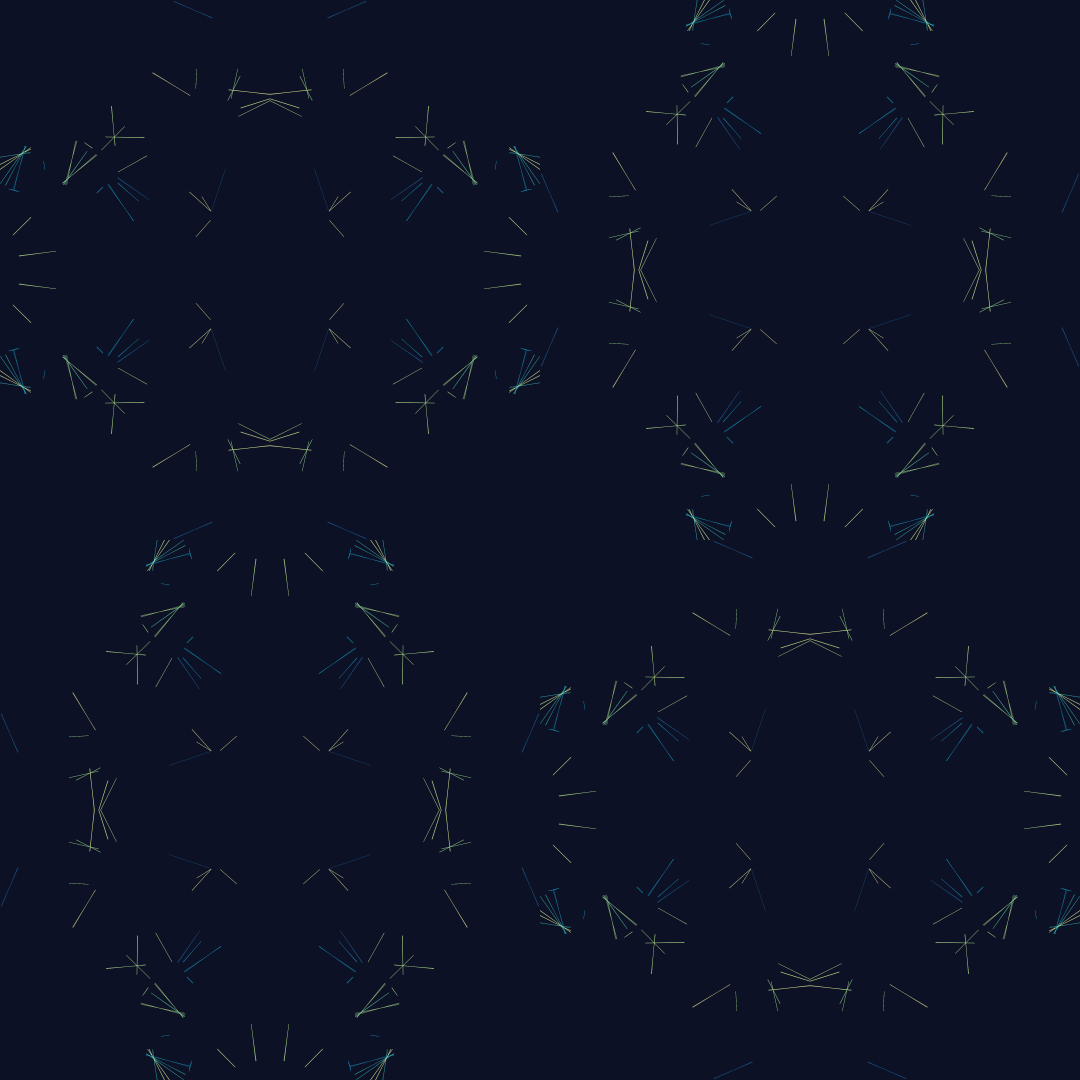
Frame 1 (no input)
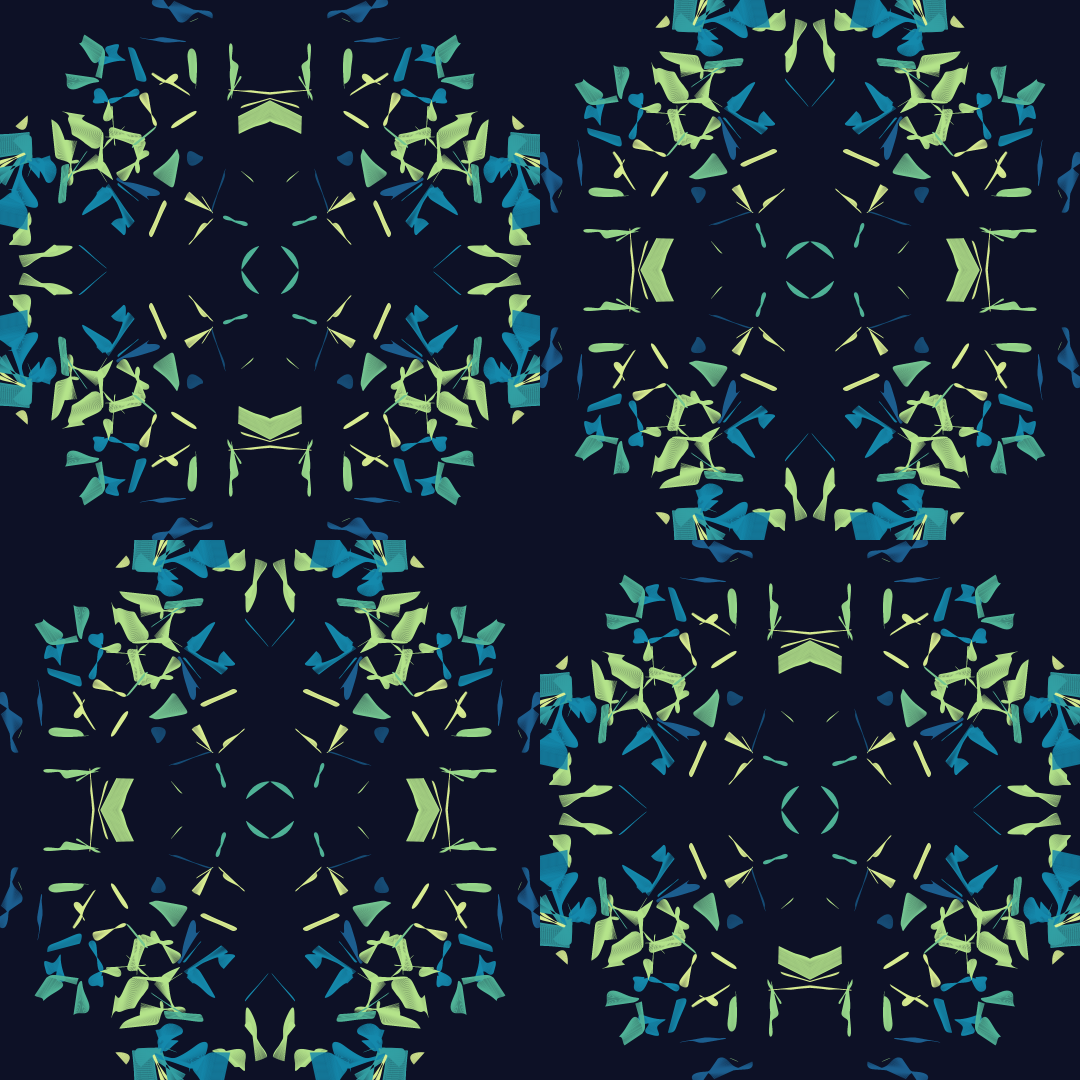
Frame 60 (no input)
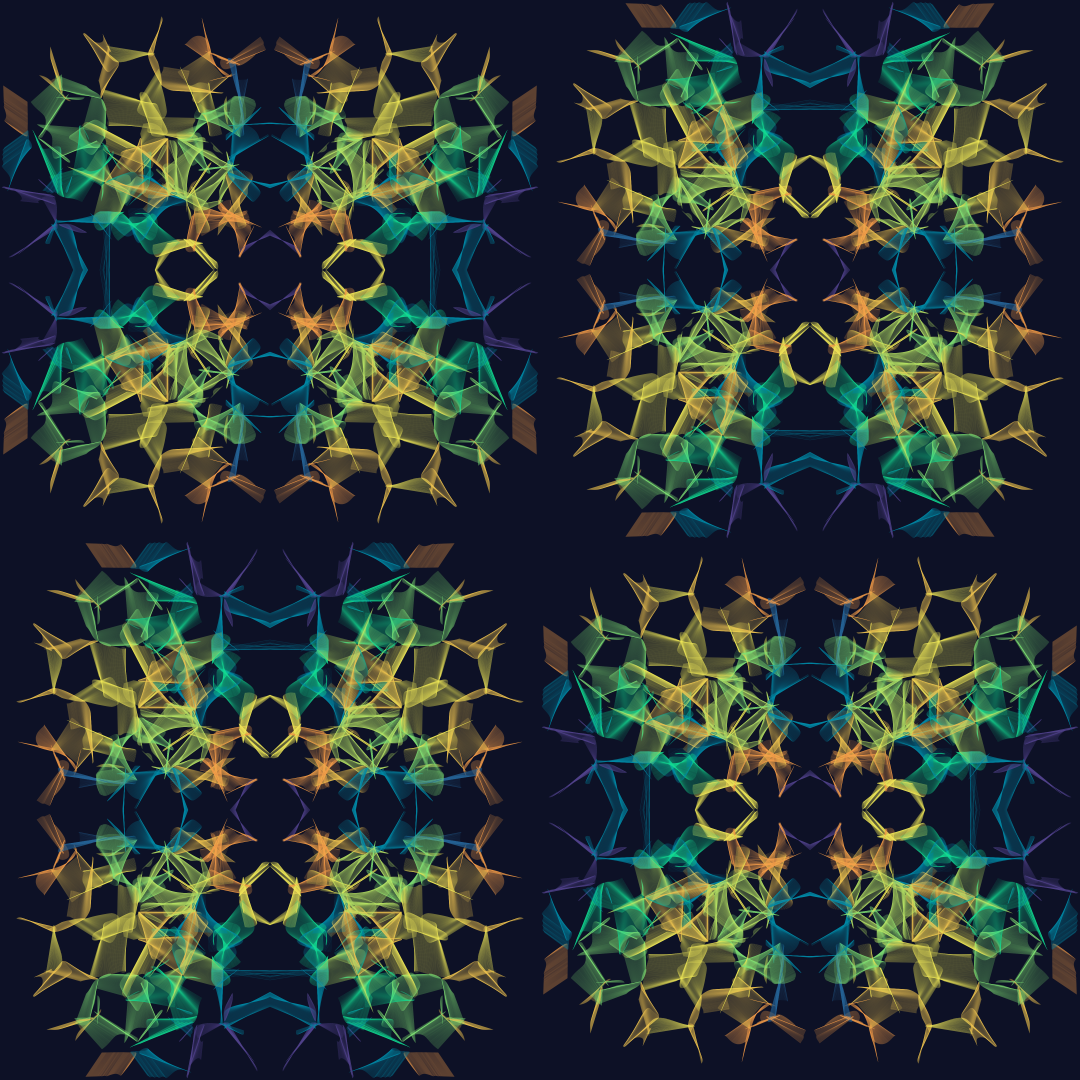
Frame 120 (the mouse pressed at the canvas centre since frame 60)

The p5.js sketch that drew these frames (run headless with seeded random() and noise() and a simulated clock; from frame 60 on, the mouse is pressed at the canvas centre):

// p5.js sketch
// ── sketch.js
/*
Author: Project Somedays
Date: 2024-04-01
Title: #WCCChallenge 2024 Week 14 - Symmetries

Made for Sableraph's weekly creative coding challenges, reviewed Sundays on https://www.twitch.tv/sableraph
Join The Birb's Nest Discord community! https://discord.gg/S8c7qcjw2b

Taking inspiration from Casey Reas' work. Movers bounce around in box.
Where they overlap:
  1. Push each other apart with a force inversely proportion to their distance
  2. Draw a line between the points of intersection OR a line between their centres

Aiming for multiple symmetries: movers bounce around in a box which is then flipped 4 ways to get 2 lines of symmetry
Then THAT whole pattern is rotated about for a 3rd,rotational symmetry.

Possible to toggle zoom in and out mode =)  
*/

let palettes = [
  // ['#ffffff'],
  ['#f72585', '#b5179e', '#7209b7', '#560bad',' #480ca8', '#3a0ca3', '#3f37c9', '#4361ee', '#4895ef', '#4cc9f0'],
  ['#03071e', '#370617', '#6a040f', '#9d0208', '#d00000', '#dc2f02', '#e85d04',' #f48c06', '#faa307', '#ffba08'],
  ['#d9ed92', '#b5e48c','#99d98c','#76c893', '#52b69a', '#34a0a4', '#168aad', '#1a759f', '#1e6091', '#184e77'],
  ['#3a0f72', '#6023b0', '#7826e3', '#8e48eb', '#a469f2', '#bb4fcd', '#d235a8', '#ff005e', '#250b47'],
  ['#007f5f', '#2b9348', '#55a630', '#80b918', '#aacc00', '#bfd200', '#d4d700', '#dddf00', '#eeef20', '#ffff3f'],
  ['#012a4a', '#013a63', '#01497c', '#014f86', '#2a6f97', '#2c7da0', '#468faf', '#61a5c2', '#89c2d9', '#a9d6e5'],
  ['#f94144', '#f3722c', '#f8961e', '#f9844a', '#f9c74f', '#90be6d', '#43aa8b', '#4d908e', '#577590', '#277da1'],
  ['#0466c8', '#0353a4', '#023e7d', '#002855', '#001845', '#001233', '#33415c', '#5c677d', '#7d8597', '#979dac'],
  ['#7400b8', '#6930c3', '#5e60ce', '#5390d9', '#4ea8de', '#48bfe3', '#56cfe1', '#64dfdf', '#72efdd', '#80ffdb'],
  ['#54478c', '#2c699a', '#048ba8', '#0db39e', '#16db93', '#83e377', '#b9e769', '#efea5a', '#f1c453', '#f29e4c'],
  ['#227c9d', '#17c3b2', '#ffcb77', '#fef9ef', '#fe6d73'],
  ['#ffbc42', '#d81159', '#8f2d56', '#218380', '#73d2de'],
  ['#d00000', '#ffba08', '#3f88c5', '#032b43', '#136f63'],
  ['#eac435', '#345995', '#03cea4', '#fb4d3d', '#ca1551']
];

let bg = "#0D1126"; // chinese black

let interactionModes = {
  CENTREMODE : Symbol("CENTREMODE"),
  CHORDMODE: Symbol("CHORDMODE")
}
let chosenInteractionMode;
let possibleModes;
let cycleFrames = 300;
let substeps = 3;
let REFLECT_THEN_ROTATE = true;
let DEBUGMODE = false;

// COLOURS
let randPalette;

// MOVERS AND CONSTRAINTS
let rows;
let movers = [];
let n;
let r, D;
let walls = [];
let fMax = 0.25;
let overlap = 1;
let w;

// LAYERS
let primaryLayer;
let secondaryLayer;;
let tertiaryLayer;
let debugLayer;
let canvas = null;
let globalScale = 1;
let rotRate;
let rotateAndZoomMode = true;

function setup(){
  // canvas =  windowWidth > windowHeight ? createCanvas(windowHeight, windowHeight) : createCanvas(windowWidth, windowWidth);
  createCanvas(1080, 1080);
  frameRate(30);
  possibleModes = [interactionModes.CENTREMODE, interactionModes.CHORDMODE];
  background(bg);
  rotRate = TWO_PI/cycleFrames;

  // LAYERS

  tertiaryLayer = createGraphics(2*width,2*height); // the final image for zooming and rotating
  secondaryLayer = createGraphics(width, height);
  secondaryLayer.noStroke();
  primaryLayer = createGraphics(width, height);
  debugLayer = createGraphics(width, height);
  w = primaryLayer.width; // given it's square

  // VISUALS
  chosenInteractionMode = interactionModes.CHORDMODE;//random(possibleModes);
  opacity = random(1) < 0.66 ? int(random(50,100)) : 255; // sometimes full opacity, sometimes not
  randPalette = random(palettes).map(e => hexToRgbWithOpacity(e, opacity));
  // console.log(randPalette);

  // MOVERS
  n = int(random(20, 40));
  r = random(0.025*w, 0.2*w);
  D = 2*r;
  generateMovers(w, r);
  generateWalls(w);
  imageMode(CENTER);
}



function draw(){
  // draw in the backgrounds each frame
  background(bg);
  secondaryLayer.strokeWeight(5);
  // secondaryLayer.stroke(255);
  secondaryLayer.fill(bg);
  secondaryLayer.rect(0,0,secondaryLayer.width,secondaryLayer.height);
  tertiaryLayer.fill(bg);
  tertiaryLayer.rect(0,0,tertiaryLayer.width,tertiaryLayer.width);
  debugLayer.fill(bg)
  // debugLayer.noStroke();
  debugLayer.rect(0,0,debugLayer.width, debugLayer.height);
  debugLayer.noFill();
  debugLayer.stroke(255);
  
  // update global zoom and rotation
  if(rotateAndZoomMode){
    globalScale = 1/sqrt(2) + (1 + sin(frameCount * rotRate + HALF_PI + PI));
  }
  

  

  // in case we need to speed things up, allow multiple passes per drawframe
  for(let i = 0; i < substeps; i++){
    for(let m of movers){
      for(let w of walls){
        bounce(w, m); // bounce off the walls
      }
      m.update(); // update position
      if(DEBUGMODE) m.show(debugLayer);
    }
    handleMoverInteraction()
    drawOverlap(primaryLayer, chosenInteractionMode);
  }


    // draw the biz
    // drawReflections(secondaryLayer, primaryLayer);
    // drawRotations(tertiaryLayer, secondaryLayer);
    // drawRotations(secondaryLayer, primaryLayer);
    drawReflections(secondaryLayer,primaryLayer);
    drawRotations(tertiaryLayer, secondaryLayer);
    
    // imageMode(CENTER);

  
    if(DEBUGMODE){
      image(debugLayer, width/2, width/2, width, width);
    } else {
      // image(secondaryLayer, width/4, width/4, width, width);
      image(tertiaryLayer, width/2, width/2, width, width);
    }


    
  
  
  
  
//   if(!DEBUGMODE) {

//     if(REFLECT_THEN_ROTATE){

//       drawReflections(secondaryLayer, primaryLayer);
//       drawRotations(tertiaryLayer, secondaryLayer);
//       imageMode(CENTER);
//       image(primaryLayer,0,0);
//     // //TL
//     // secondaryLayer.imageMode(CENTER);
//     // secondaryLayer.push();
//     // secondaryLayer.translate(0.25*w, 0.25*w);
//     // secondaryLayer.image(primaryLayer, 0, 0, w/2, w/2);
//     // secondaryLayer.pop();

//     // // TR
//     // secondaryLayer.push();
//     // secondaryLayer.translate(0.75*w,0.25*w);
//     // secondaryLayer.scale(-1, 1)
//     // secondaryLayer.image(primaryLayer, 0, 0, w/2, w/2);
//     // secondaryLayer.pop();

//     // // BR
//     // secondaryLayer.push();
//     // secondaryLayer.translate(0.75*w,0.75*w);
//     // secondaryLayer.scale(-1, -1)
//     // secondaryLayer.image(primaryLayer, 0, 0, w/2, w/2);
//     // secondaryLayer.pop();
    
//     // // BL
//     // secondaryLayer.push();
//     // secondaryLayer.translate(0.25*w,0.75*w);
//     // secondaryLayer.scale(1, -1)
//     // secondaryLayer.image(primaryLayer, 0, 0, w/2, w/2);
//     // secondaryLayer.pop();  

//     // // Drawing to tertiary layer
//     // tertiaryLayer.imageMode(CENTER);
//     // tertiaryLayer.push();
//     // tertiaryLayer.translate(tertiaryLayer.width/2, tertiaryLayer.height/2);
//     // for(let i = 0; i < 4; i++){
//     //   tertiaryLayer.image(secondaryLayer, -w/2, -w/2);
//     //   tertiaryLayer.rotate(HALF_PI);      
//     // }
//     // tertiaryLayer.pop();
    
  
//     // finally drawing to the canvas

//     } else{
//     secondaryLayer.push();
//     secondaryLayer.translate(secondaryLayer.width/2, secondaryLayer.height/2);
//     for(let i = 0; i < 4; i++){
//       secondaryLayer.image(primaryLayer, -w/2, -w/2);
//       secondaryLayer.rotate(HALF_PI);      
//     }
//     secondaryLayer.pop();

//     // TL
//     tertiaryLayer.imageMode(CENTER);
//     tertiaryLayer.push();
//     tertiaryLayer.translate(0.25*tertiaryLayer.width, 0.25*tertiaryLayer.width);
//     tertiaryLayer.image(secondaryLayer, 0, 0, tertiaryLayer.width/2, tertiaryLayer.width/2);
//     tertiaryLayer.pop();

//     // TR
//     tertiaryLayer.push();
//     tertiaryLayer.translate(0.75*tertiaryLayer.width,0.25*tertiaryLayer.width);
//     tertiaryLayer.scale(-1, 1)
//     tertiaryLayer.image(secondaryLayer, 0, 0, tertiaryLayer.width/2,tertiaryLayer.width/2);
//     tertiaryLayer.pop();

//     // BR
//     tertiaryLayer.push();
//     tertiaryLayer.translate(0.75*tertiaryLayer.width,0.75*tertiaryLayer.width);
//     tertiaryLayer.scale(-1, -1)
//     tertiaryLayer.image(secondaryLayer, 0, 0, tertiaryLayer.width/2, tertiaryLayer.width/2);
//     tertiaryLayer.pop();
    
//     // BL
//     tertiaryLayer.push();
//     tertiaryLayer.translate(0.25*tertiaryLayer.width,0.75*tertiaryLayer.width);
//     tertiaryLayer.scale(1, -1)
//     tertiaryLayer.image(secondaryLayer, 0, 0, tertiaryLayer.width/2, tertiaryLayer.width/2);
//     tertiaryLayer.pop();  

//     }
    
//   //   imageMode(CENTER);
//   //   push();
//   //   translate(width/2, height/2);
//   //   // if(rotateAndZoomMode){
//   //   //   rotate(-frameCount * rotRate / 4);
//   //   //   scale(globalScale);
//   //   // }
//   //   // image(secondaryLayer, 0, 0);
//   //   image(tertiaryLayer,0,0, w, w);
//   //   pop();

//   //   } else {
//   //   drawOverlap(debugLayer, chosenInteractionMode);
//   //   showWalls(debugLayer);
//   //   image(debugLayer,0,0);
//   // }
//   // imageMode(CORNER);
  
// }

//   // if(frameCount%cycleFrames === 0){
//   //   cycleSketch();
//   // }
 
}

function drawRotations(targetLayer, layer2Copy){
  for(let i = 0; i < 4; i++){
    targetLayer.push();
    targetLayer.translate(targetLayer.width/2, targetLayer.height/2);
    targetLayer.rotate(i*HALF_PI);
    targetLayer.image(layer2Copy, 0, 0, targetLayer.width/2, targetLayer.height/2);
    targetLayer.pop();
  }
}

function drawReflections(targetLayer, layer2Copy){
  // const drawLayer = () => targetLayer.image(layer2Copy, -0.25*targetLayer.width, -0.25*targetLayer.width, targetLayer.width/2, targetLayer.width/2);
  const reflections = [
    {x: 1, y: 1}, // TL
    {x: -1, y : 1}, // TR
    {x: 1, y: -1}, // BR
    {x:-1, y: -1}] // BL
  for(let i = 0; i < 4; i++){
    targetLayer.push();
    targetLayer.translate(targetLayer.width/2, targetLayer.height/2);
    targetLayer.scale(reflections[i].x, reflections[i].y);
    // drawLayer();
    targetLayer.image(layer2Copy, -0.5*targetLayer.width, -0.5*targetLayer.width, targetLayer.width/2, targetLayer.width/2);
    targetLayer.pop();
  }
  
  
}


function drawOverlap(layer, mode){   
  for(let i = 0; i < movers.length; i++){
    for(let j = i; j < movers.length; j++){
      if(i === j) continue;
      let d = p5.Vector.dist(movers[i].p, movers[j].p)
      if(d < 2*r){
        layer.stroke(movers[i].c);
        // if(DEBUGMODE){
        //   strokeWeight(2);
        //   layer.stroke(0,255,0,200);
        // } 
        switch(mode){
          case interactionModes.CENTREMODE:
            showOverlapLineBetweenCenters(layer, movers[i].p, movers[j].p);
            break;
          case interactionModes.CHORDMODE:
            showOverlapChord(layer, movers[i].p, movers[j].p);
            break;
        }
      }
    }
  }
    
  
}

function showOverlapLineBetweenCenters(layer,posA, posB){
  layer.line(posA.x, posA.y, posB.x, posB.y);
}

function showOverlapChord(layer,posA, posB){
	let d = p5.Vector.dist(posA,  posB);
	if(d > D) return;
	let aSys = p5.Vector.sub(posB, posA).heading(); // get the heading from A to B
	let a = acos(d/D);
	layer.push();
	layer.translate(posA.x, posA.y);
	layer.rotate(aSys); // for simplicity, rotate the system so that posB is always to the right of posA
	// if(debugMode){
	// 	layer.line(0, 0, r*cos(a), r*sin(a));
	// 	layer.line(0, 0, r*cos(a), r*sin(-a));
	// }
	layer.line(r*cos(a), r*sin(a), r*cos(a), r*sin(-a)); // drawing a line between the points of intersection
	layer.pop();
}


function drawNormal(layer, wall, mover){
  let ap = p5.Vector.sub(mover.p, wall.start);
  let ab = p5.Vector.sub(wall.end, wall.start);
  ab.normalize();
  ab.mult(ap.dot(ab));
  let normal = p5.Vector.add(wall.start, ab);
  layer.line(mover.p.x, mover.p.y, normal.x, normal.y);
}


function bounce(wall, mover){
  // scalar projection to get the distance to the wall
  let ap = p5.Vector.sub(mover.p, wall.start);
  let ab = p5.Vector.sub(wall.end, wall.start);
  ab.normalize();
  ab.mult(ap.dot(ab));
  let normal = p5.Vector.add(wall.start, ab); // scalar projection point
  let d = p5.Vector.dist(mover.p, normal); // how far from the wall?

  let reflectionVector = createVector(-ab.y, ab.x); // the normal vector to the wall
  
  let inBoundsOfWall = p5.Vector.dist(wall.start, mover.p) < wall.wallLength && p5.Vector.dist(wall.end, mover.p) < wall.wallLength;
  if(d < overlap*r && inBoundsOfWall){ // is we're inside some threshold...
    wall.isHit = true;
    mover.v.reflect(reflectionVector)
  } else{
    wall.isHit = false;
  }
}


function hexToRgbWithOpacity(hex, opacity) {
  // Remove the hash symbol if it's present
  hex = hex.replace('#', '');

  // Parse the hex color into its RGB components
  let r = parseInt(hex.substring(0, 2), 16);
  let g = parseInt(hex.substring(2, 4), 16);
  let b = parseInt(hex.substring(4, 6), 16);
  
  // Return the RGB color with the specified opacity
  return color(r, g, b, opacity);
}



function keyPressed(){
  if(key === 'd' || key === 'D'){
    DEBUGMODE = !DEBUGMODE;
    console.log(`Debug Mode: ${DEBUGMODE}`);
    background(0);
  }

  if(key === ' '){
    rotateAndZoomMode = !rotateAndZoomMode;
  }
  
}

function cycleSketch(){
  movers = [];
  setup();
}

function mousePressed(){
  cycleSketch();
}

// ── mover.js
class Mover{
    constructor(x,y){
      this.p = createVector(x,y);
      this.v = p5.Vector.random2D();
    //   this.v = p5.Vector.fromAngle(random(-PI/12, PI/12));
      this.a = createVector(0,0);
      this.c = random(randPalette)
      // this.normal = null;
    }
  
    applyForce(f){
      this.a.add(f);
    }
  
    update(){
      this.v.add(this.a).normalize();
      this.p.add(this.v);
      this.a.mult(0);
    }
  
    show(layer){
      layer.circle(this.p.x, this.p.y, 2*r);
      if (DEBUGMODE) drawArrow(layer, this.p.x, this.p.y, this.v.heading(), r*2);
    }
  
  
  }


  function generateMovers(wWidth, moverWidth){
    for(let i = 0; i < n; i++){
      // movers.push(new Mover(random(moverWidth, wWidth - moverWidth), random(moverWidth, wWidth - moverWidth)));
      movers.push(new Mover(random(wWidth), random(wWidth)));
    }
  }
  
  function drawArrow(layer, x,y, heading, mag){
    layer.push();
    layer.translate(x,y);
    layer.rotate(heading);
    layer.line(0, 0, mag, 0);
    layer.line(mag, 0, mag - mag/4, -mag/4);
    layer.line(mag, 0, mag - mag/4, mag/4);
    layer.pop();
  }


  function handleMoverInteraction(){
    for(let i = 0; i < movers.length; i++){
      for(let j = i; j < movers.length; j++){
        if(i === j) continue;
        let d = p5.Vector.dist(movers[i].p, movers[j].p)
        if(d < 2*r){
          let fMag = map(d, 0, 2*r, fMax, 0);
          let f = p5.Vector.sub(movers[i].p, movers[j].p);
          movers[i].applyForce(f.setMag(fMag)); // applyForce
          movers[j].applyForce(f.mult(-1)); // apply the reverse to j
        }
      }
    }
  }

  
// ── wall.js
class Wall{
    constructor(startX, startY, endX, endY){
      this.start = createVector(startX, startY);
      this.end = createVector(endX, endY);
      this.isHit = false;
      this.wallLength = p5.Vector.dist(this.start, this.end);
      this.midPt = p5.Vector.lerp(this.start, this.end, 0.5);
    }
  
    show(layer){
    //   if(this.isHit) strokeWeight(5);
      layer.line(this.start.x, this.start.y, this.end.x, this.end.y);
      
      // text(round(this.wallLength,1), this.midPt.x, this.midPt.y)
    }
  }


function generateWalls(){
  walls = [];
  walls.push(new Wall(0,0,w,0));
  walls.push(new Wall(w,0,w,w));
  walls.push(new Wall(w,w,0,w));
  walls.push(new Wall(0,w,0,0));
}


function showWalls(layer){
  layer.stroke(255);
  for(let w of walls){
    w.show(layer);
  }
}
